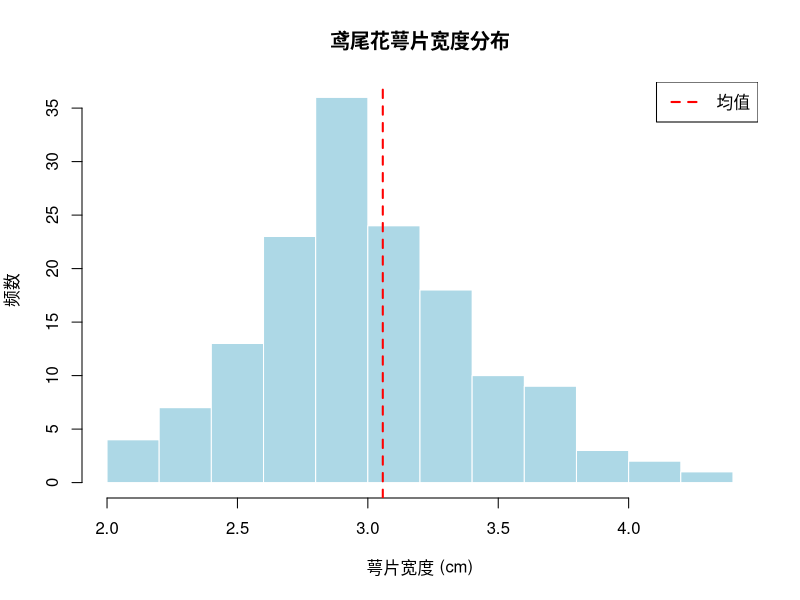

The R script that drew this image: (Note: this script raises an error after producing the figure.)
## ---- chunk 1
# 创建植物数据框
plant_data <- data.frame(
  species = c("马尾松", "杉木", "桉树", "樟树", "枫香"),
  height = c(15.5, 12.3, 18.7, 10.2, 14.8),
  leaf_area = c(25.3, 18.5, 32.1, 22.7, 28.4),
  is_tree = c(TRUE, TRUE, TRUE, TRUE, TRUE)
)

# 查看数据结构
str(plant_data)

# 计算株高统计量
mean_height <- mean(plant_data$height)
sd_height <- sd(plant_data$height)
cv_height <- (sd_height / mean_height) * 100

cat("平均株高:", round(mean_height, 2), "m\n")
cat("标准差:", round(sd_height, 2), "m\n")
cat("变异系数:", round(cv_height, 2), "%\n")
## ---- chunk 2
# 筛选株高大于平均值的植物
mean_height <- mean(plant_data$height)
tall_plants <- plant_data[plant_data$height > mean_height, ]
print(tall_plants)

# 或使用 dplyr
library(dplyr)
tall_plants <- plant_data %>%
  filter(height > mean(height))
print(tall_plants)
## ---- chunk 3
# 绘制萼片宽度分布直方图
hist(iris$Sepal.Width, 
     main = "鸢尾花萼片宽度分布",
     xlab = "萼片宽度 (cm)",
     ylab = "频数",
     col = "lightblue",
     breaks = 15,
     border = "white")

# 添加均值线
abline(v = mean(iris$Sepal.Width), col = "red", lwd = 2, lty = 2)
legend("topright", legend = "均值", col = "red", lty = 2, lwd = 2)
## ---- chunk 4
# Shannon 多样性指数计算
shannon_index <- function(abundance) {
  # 移除零值
  abundance <- abundance[abundance > 0]
  
  # 计算相对丰度
  p <- abundance / sum(abundance)
  
  # 计算 Shannon 指数: H' = -Σ(pi * ln(pi))
  H <- -sum(p * log(p))
  
  return(H)
}

# 测试
test_data <- c(10, 5, 3, 2, 1)
result <- shannon_index(test_data)
cat("Shannon 多样性指数:", round(result, 3), "\n")
## ---- chunk 5
library(dplyr)

# 使用管道操作符分析 iris 数据
result <- iris %>%
  filter(Petal.Length > 4) %>%
  group_by(Species) %>%
  summarise(
    n = n(),
    mean_petal_width = mean(Petal.Width),
    sd_petal_width = sd(Petal.Width),
    .groups = "drop"
  )

print(result)
## ---- chunk 6
library(dplyr)

set.seed(2024)
forest_data <- data.frame(
  plot_id = rep(1:5, each = 4),
  species = rep(c("马尾松", "杉木", "桉树", "樟树"), 5),
  dbh = rnorm(20, mean = 20, sd = 5),
  height = rnorm(20, mean = 12, sd = 3)
) %>%
  mutate(
    dbh = round(pmax(dbh, 5), 1),
    height = round(pmax(height, 3), 1),
    biomass = 0.05 * dbh^2 * height  # 生物量计算公式
  )

# 按物种分组统计
species_summary <- forest_data %>%
  group_by(species) %>%
  summarise(
    n_trees = n(),
    mean_biomass = round(mean(biomass), 2),
    total_biomass = round(sum(biomass), 2),
    .groups = "drop"
  )

print(species_summary)
## ---- chunk 7
# 土壤质量指数计算函数
calculate_soil_quality <- function(ph, organic_matter) {
  # 参数检查
  if (!is.numeric(ph)) {
    stop("pH 必须是数值型")
  }
  
  if (!is.numeric(organic_matter)) {
    stop("有机质含量必须是数值型")
  }
  
  # 计算质量指数
  tryCatch(
    {
      # pH 评分 (最优范围 6.0-7.5)
      ph_score <- ifelse(ph >= 6.0 & ph <= 7.5, 100,
                        ifelse(ph < 6.0, 100 - (6.0 - ph) * 20,
                               100 - (ph - 7.5) * 20))
      
      # 有机质评分 (>3% 为优)
      om_score <- min(organic_matter / 3 * 100, 100)
      
      # 综合质量指数
      quality_index <- (ph_score + om_score) / 2
      
      return(round(quality_index, 2))
    },
    error = function(e) {
      cat("计算出错:", e$message, "\n")
      return(NA)
    }
  )
}

# 测试
cat("质量指数:", calculate_soil_quality(6.5, 3.2), "\n")
calculate_soil_quality("invalid", 3.2)  # 应该报错
## ---- chunk 8
# 生态学多样性指数计算器
ecological_indices <- function(abundance) {
  # 移除零值
  abundance <- abundance[abundance > 0]
  
  # 计算相对丰度
  p <- abundance / sum(abundance)
  
  # Shannon 指数
  shannon <- -sum(p * log(p))
  
  # Simpson 指数
  simpson <- 1 - sum(p^2)
  
  # 物种丰富度
  richness <- length(abundance)
  
  # Pielou 均匀度
  pielou <- shannon / log(richness)
  
  # 返回结果
  return(list(
    shannon = round(shannon, 3),
    simpson = round(simpson, 3),
    pielou = round(pielou, 3),
    richness = richness,
    total_abundance = sum(abundance)
  ))
}

# 测试
test_community <- c(50, 30, 15, 10, 8, 5, 2)
result <- ecological_indices(test_community)
cat("\n生态学多样性指数:\n")
cat("Shannon 指数:", result$shannon, "\n")
cat("Simpson 指数:", result$simpson, "\n")
cat("Pielou 均匀度:", result$pielou, "\n")
cat("物种丰富度:", result$richness, "\n")
cat("总个体数:", result$total_abundance, "\n")
